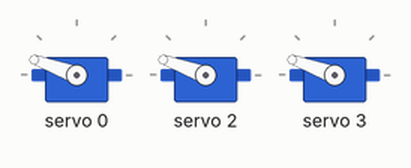
This sketch was run on a simulated Arduino Uno, built with avr-gcc and run on an emulated ATmega328P. Parts: 3 × servo. What the sketch prints to the serial monitor is not drawn.

Above: at 0.05 s.
At 2.7 s:
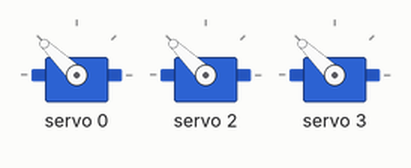
At 4.6 s:
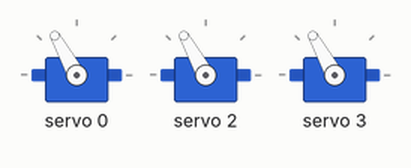
At 9.2 s:
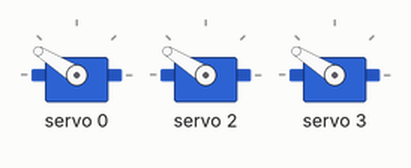
Timing chart, 0 to 13.6 s (numbered marks = the images above):
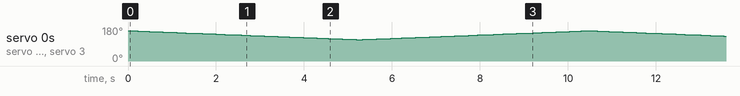

The sketch:

Deneme1may10c.ino
```cpp
#include <Wire.h>
#include <Adafruit_PWMServoDriver.h>

Adafruit_PWMServoDriver srituhobby = Adafruit_PWMServoDriver();

#define servoMIN 150
#define servoMAX 470
#define servoMID 300

int servo1 = 0;
int servo2 = 2;
int servo3 = 3;

int ii = 450;

#include <math.h>

float b0 = 100, b1 = 110, b2 = 196, b7 = 42, h0 = 500, h7 = 0;
float beta[3] = {0, 2*M_PI/3, -2*M_PI/3};
float u1[3] = {1, 0, 0}, u2[3] = {0, 1, 0}, u3[3] = {0, 0, 1};
float p[3] = {0, 0, 400};
float phi_k[3] = {0}, th_k[3] = {0}, thstr_k[3] = {0}, Yk[3] = {0};
float th_k0[3] = {0}, thprime_k[3] = {0};

void setup() {
  Serial.begin(9600);
   srituhobby.begin();
  srituhobby.setPWMFreq(50);

    //Inverse kinematics
    for (int i = 0; i < 3; i++) {
      float Rot3b[3][3] = {cos(-beta[i]), -sin(-beta[i]), 0, sin(-beta[i]), cos(-beta[i]), 0, 0, 0, 1};
      float rk[3] = {0};

      for (int j = 0; j < 3; j++) {
        rk[j] = Rot3b[j][0]*p[0] + Rot3b[j][1]*p[1] + Rot3b[j][2]*p[2] - u1[j]*(b0-b7) - u3[j]*(h0-h7);
      }

      float rk1 = rk[0]*u1[0] + rk[1]*u1[1] + rk[2]*u1[2];
      float rk2 = rk[0]*u2[0] + rk[1]*u2[1] + rk[2]*u2[2];
      float rk3 = rk[0]*u3[0] + rk[1]*u3[1] + rk[2]*u3[2];

      float sigma1 = 1;
      float anglesin = rk2;
      float anglecos = sigma1*sqrt(pow(b2, 2) - pow(rk2, 2));
      phi_k[i] = atan2(anglesin, anglecos)*180/M_PI;

      float sigma2 = -1;
      float Fk = (pow(rk1, 2) + pow(rk2, 2) + pow(rk3, 2) + pow(b1, 2) - pow(b2, 2))/(2*b1);

      th_k0[i] = -atan2(rk3, rk1)*180/M_PI;
      Yk[i] = atan2(sqrt(pow(rk1, 2) + pow(rk3, 2) - pow(Fk, 2)), Fk)*180/M_PI;
      th_k[i] = th_k0[i] + sigma2*Yk[i];

      thstr_k[i] = -atan2(sigma1*(rk3+b1*sin(th_k[i]*M_PI/180)), sigma1*(rk1-b1*cos(th_k[i]*M_PI/180)))*180/M_PI;
      thprime_k[i] = thstr_k[i] - th_k[i];
    }
  //Serial.print(thprime_k[1]);
  Serial.println(th_k[0]);
  Serial.println(th_k[1]);
  Serial.println(th_k[2]);

float theta_1 = map(th_k[0], -90, 90 ,servoMIN, servoMAX);
  float theta_2 = map(th_k[1], -90, 90 ,servoMIN, servoMAX);
  float theta_3 = map(th_k[2], -90, 90 ,servoMIN, servoMAX);
  //float angle_theta[3] = {theta_1, theta_2, theta_3};
  Serial.println(theta_1);
  Serial.println(theta_2);
  Serial.println(theta_3);
}

void loop() {

  for(ii = 450; ii > 350; ii--)
  {
    srituhobby.setPWM(servo1, 0, ii);
    //Serial.println(servo1);

    srituhobby.setPWM(servo2, 0, ii);
    //Serial.println(servo2);

    srituhobby.setPWM(servo3, 0, ii);
    //Serial.println(servo3);
    delay(50);
  }

  for(ii = 350; ii < 450; ii++)
  {
    srituhobby.setPWM(servo1, 0, ii);
    //Serial.println(servo1);

    srituhobby.setPWM(servo2, 0, ii);
    //Serial.println(servo2);

    srituhobby.setPWM(servo3, 0, ii);
    //Serial.println(servo3);
    delay(50);
  }

}
```
